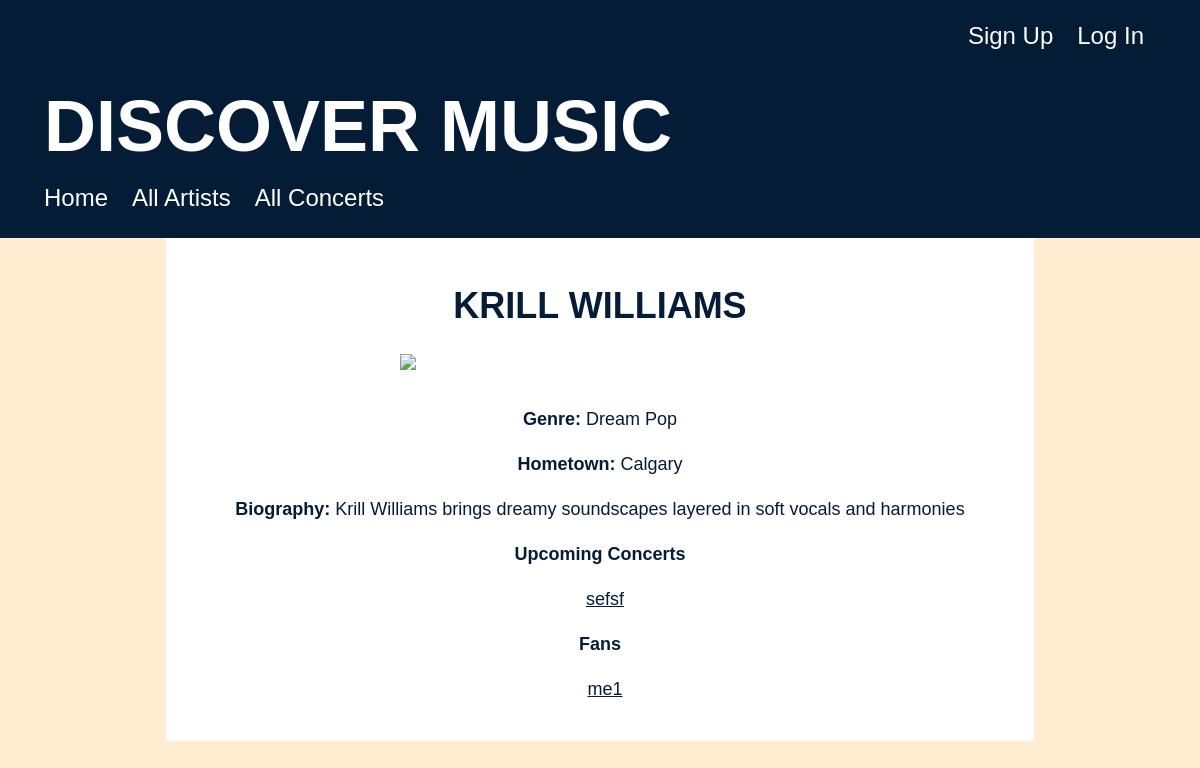
Page /artist/2 on the committed database.
### concert_app/models.py (models this page shows, shortened)
class Artist(db.Model):
    id = db.Column(db.Integer, primary_key=True)
    name = db.Column(db.String(80), nullable=False)
    hometown = db.Column(db.String(80), nullable=False)
    image = db.Column(URLType)
    genre = db.Column(db.String(80), nullable=False)
    biography = db.Column(db.String(250), nullable=False)
    upcoming_concerts = db.relationship('Concert', back_populates='artist_playing')
    fans = db.relationship(
        'User', secondary='user_artist', back_populates='favourites')

class Concert(db.Model):
    id = db.Column(db.Integer, primary_key=True)
    image = db.Column(URLType)
    name = db.Column(db.String(80), nullable=False)
    price = db.Column(db.Float(precision=2), nullable=False)
    venue = db.Column(db.String(80), nullable=False)
    address = db.Column(db.String(80), nullable=False)
    date = db.Column(db.Date)
    artist_id = db.Column(
        db.Integer, db.ForeignKey('artist.id'), nullable=False)
    artist_playing = db.relationship('Artist', back_populates='upcoming_concerts')
    guests_attending = db.relationship(
        'User', secondary='user_concert', back_populates='attending')

class User(UserMixin, db.Model):
    id = db.Column(db.Integer, primary_key=True)
    username = db.Column(db.String(80), nullable=False, unique=True)
    password = db.Column(db.String(80), nullable=False)
    attending = db.relationship(
        'Concert', secondary='user_concert', back_populates='guests_attending')
    favourites = db.relationship(
        'Artist', secondary='user_artist', back_populates='fans')

### concert_app/main/routes.py (the view)
@main.route('/artist/<artist_id>', methods=['GET', 'POST'])
def artist_detail(artist_id):
    artist = Artist.query.get(artist_id)
    return render_template('artist_detail.html', artist=artist)

### concert_app/templates/artist_detail.html (shortened to what this page needs)
{% extends 'base.html' %}
{% block content %}
<h2>{{ artist.name }}</h2>
<div class="details">
    <p><img src="{{ artist.image }}" width="400px"></p>
    <p><strong>Genre:</strong> {{ artist.genre }}</p>
    <p><strong>Hometown:</strong> {{ artist.hometown }}</p>
    <p><strong>Biography:</strong> {{ artist.biography }}</p>
<p><strong>Upcoming Concerts</p>
{% if artist.upcoming_concerts %}
<ul>
    {% for concert in artist.upcoming_concerts %}
    <li><a href="/concert/{{ concert.id }}">{{ concert.name }}</a></li>
    {% endfor %}
</ul>
{% else %}
<h4>{{ artist.name }} is not playing any upcoming concerts! </h4>
{% endif%}
<p><strong>Fans</p>
{% if artist.fans %}
<ul>
    {% for fan in artist.fans %}
    <li><a href="/profile/{{ fan.id }}">{{ fan.username }}</a></li>
    {% endfor %}
</ul>
{% else %}
<h4>{{ artist.name }} does not have any fans yet - be the first! </h4>
{% endif%}
</div>
{% endblock %}

### concert_app/static/style.css (style rules this page uses)
body { background-color: #FFECD1; font-size: 18px; font-family: Helvetica, sans-serif; line-height: 1.5; font-weight: 100; display: flex; flex-direction: column; align-items: center; }
h2 { text-align: center; font-size: 2em; font-family: Helvetica, sans-serif; color: #041c36; text-transform: uppercase; line-height: 1; }
img { display: block; margin: auto; max-width: 100%; padding: 0 0 1em 0; }
.details a { color: #041c36; text-decoration: underline; font-weight: 100; }
.details { text-align: center; }
.details li { list-style: none; padding-left: 0; margin-left: -30px; }

### rows in the picture
Artist: name "KRILL WILLIAMS", genre "Dream Pop", hometown "Calgary", biography "Krill Williams brings dreamy soundscapes layered in soft vocals and harmonies"
Concert: name "sefsf"
User: username "me1"
